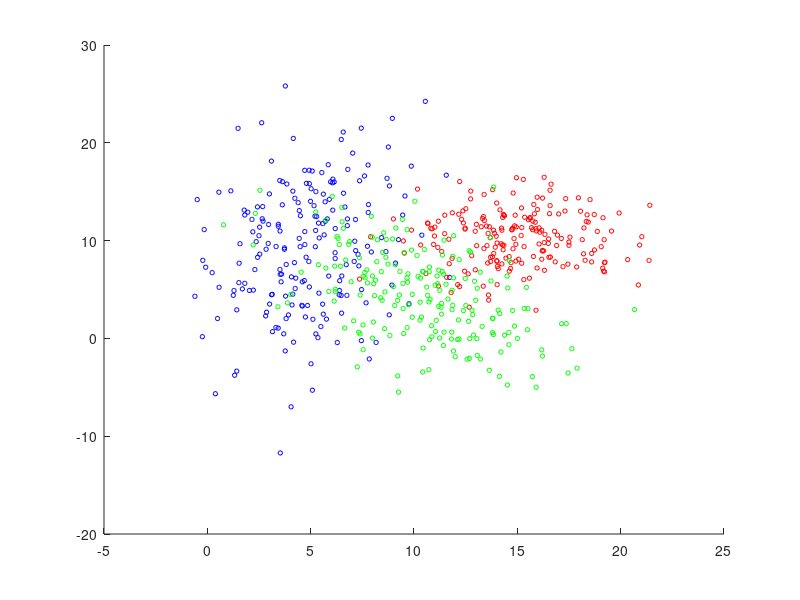

This chart was generated by the following MATLAB code: (Note: this script raises an error after producing the figure.)
clear all;
close all;

MU1 = [5 10];
SIGMA1 = [8 4; 4 40];
MU2 = [15 10];
SIGMA2 = [8 0; 0 8];
MU3 = [10 5];
SIGMA3 = [10 -5; -5 20];
X1 = mvnrnd(MU1,SIGMA1,200);
X2 = mvnrnd(MU2,SIGMA2,200);
X3 = mvnrnd(MU3, SIGMA3, 200);

range1 = [-5:0.1:20]
range2 = [-5:0.1:20]

figure;
hold on;

scatter(X1(:,1), X1(:,2), 10, 'b');
scatter(X2(:,1), X2(:,2), 10, 'r');
scatter(X3(:,1), X3(:,2), 10, 'g');

[c_vectors, c_values] = eigs(SIGMA1);
[d_vectors, d_values] = eigs(SIGMA2);
[e_vectors, e_values] = eigs(SIGMA3);

c_theta = atan2(c_vectors(2,1), c_vectors(1,1));
plot_ellipse(MU1(1), MU1(2), c_theta, sqrt(c_values(1,1)), sqrt(c_values(2,2)));

d_theta = atan2(d_vectors(2,1), d_vectors(1,1));
plot_ellipse(MU2(1), MU2(2), d_theta, sqrt(d_values(1,1)),sqrt(d_values(2,2)));

e_theta = atan2(e_vectors(2,1), e_vectors(1,1));
plot_ellipse(MU3(1), MU3(2), e_theta, sqrt(e_values(1,1)),sqrt(e_values(2,2)));

map_1 = MAP([MU1; MU2; MU3], range1, range2, cat(3, SIGMA1, SIGMA2, SIGMA3), [2/9 4/9 1/3]);
contour(range1, range2, map_1', 2, '--r');
hold on;
micd_1 = MICD([MU1; MU2; MU3], range1, range2, cat(3, SIGMA1, SIGMA2, SIGMA3));
contour(range1, range2, micd_1', 2, '--b');
hold on;
med_1 = MED([MU1; MU2; MU3], range1, range2);
contour(range1, range2, med_1', 2, '--g');
hold on;
